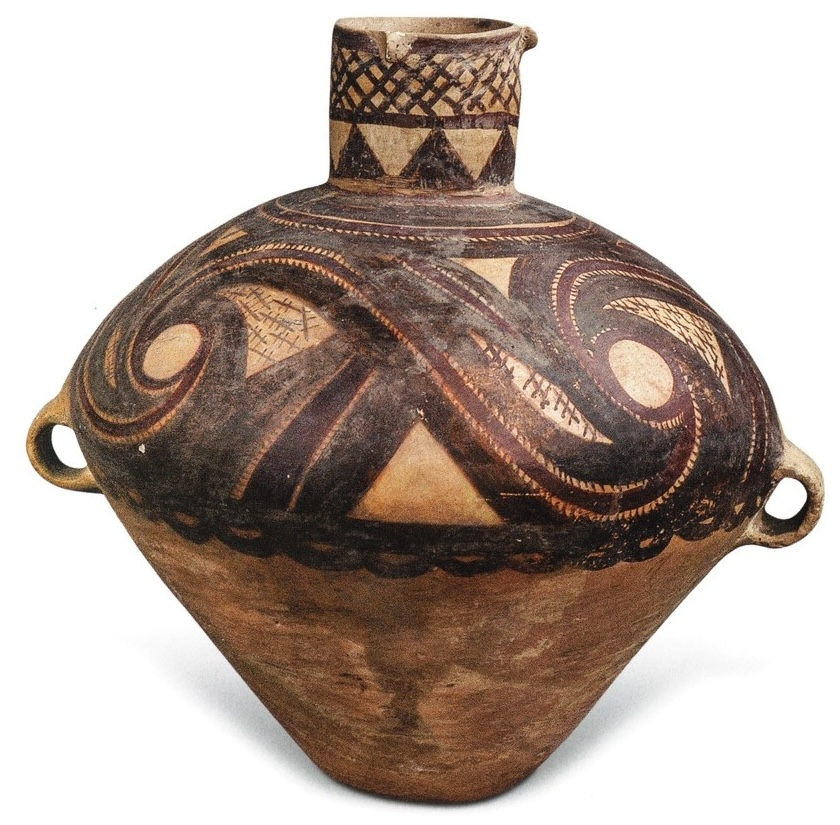
#> input picture images/Banshan_39.jpg, 840 x 825 px; its folder holds only this picture in this run
$ python preprocess.py
#> lines starting #> are read from the running program, lines starting #| are printed output that depends on the picture
from PIL import Image
import os
import pathlib
from glob import glob

directory= "./images"
files = glob(f"{directory}/*.jpg") + glob(f"{directory}/*.png") +glob(f"{directory}/*.tiff") + glob(f"{directory}/*.jpeg")

for file in files:
    im = Image.open(file)
#> im is the input picture: PIL image 840x825 RGB; mean R, G, B 182.5, 168.1, 159.8
    grayscale = im.convert("L")
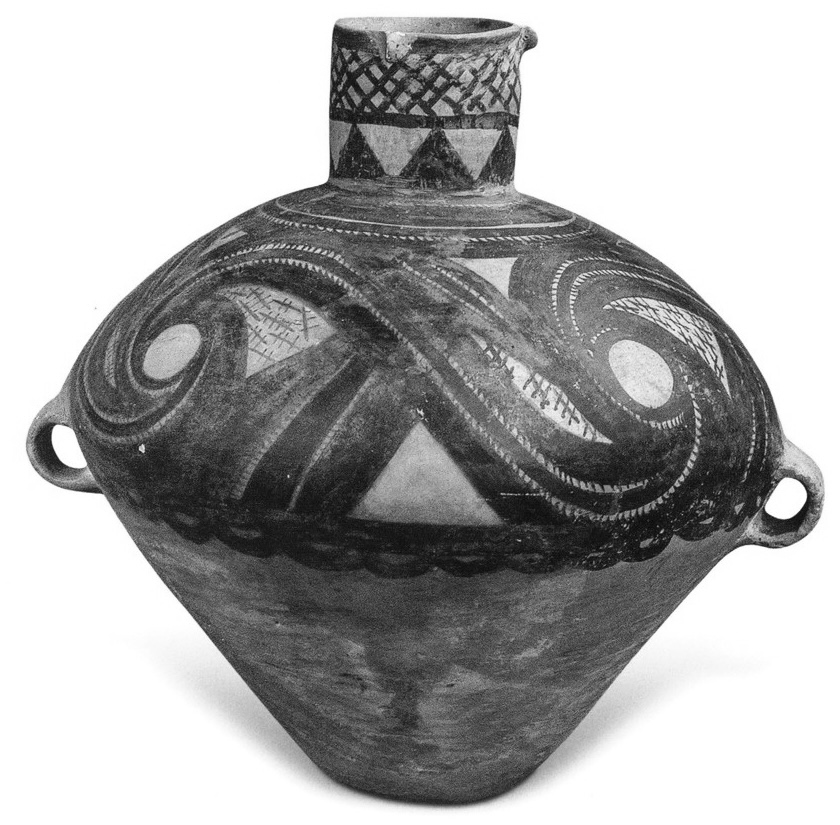
#> grayscale: PIL image 840x825 L; min 7, max 255, mean 171.5

    bw = grayscale
    bw = bw.resize([800,800])
    filename = pathlib.Path(file).stem
    bw.save(f"./preprocessed/{filename}.jpg")

$ run again, on images/Banshan_9.jpg
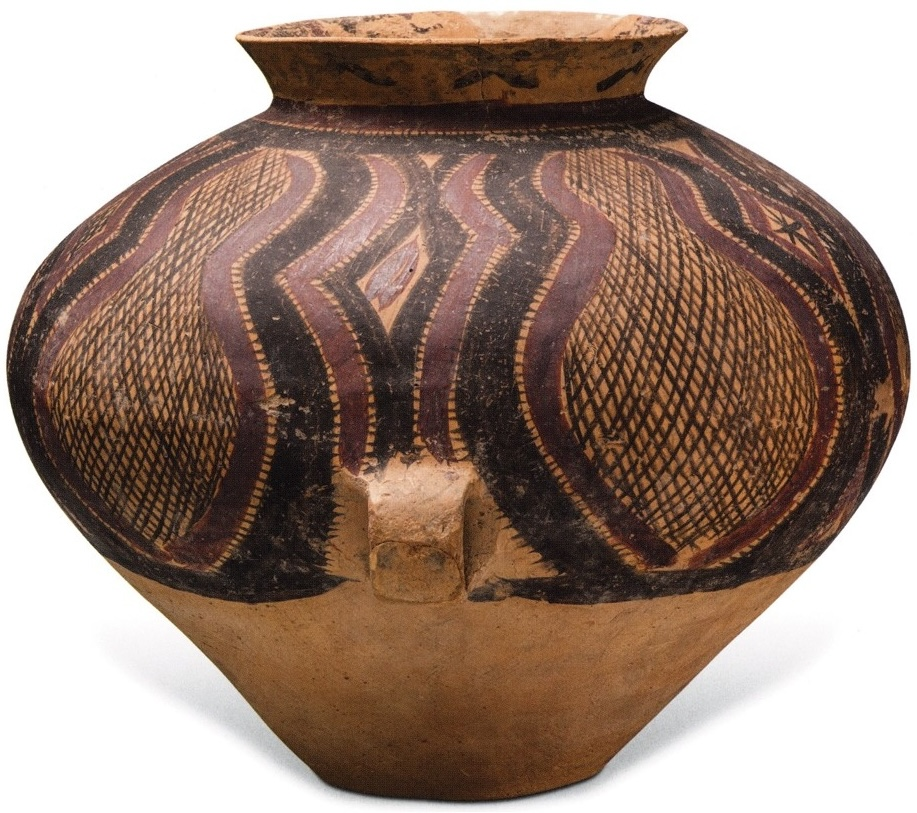
#> input picture images/Banshan_9.jpg, 917 x 813 px
#> im is the input picture: PIL image 917x813 RGB; mean R, G, B 155, 133.4, 121.6
#> `grayscale = im.convert("L")`:
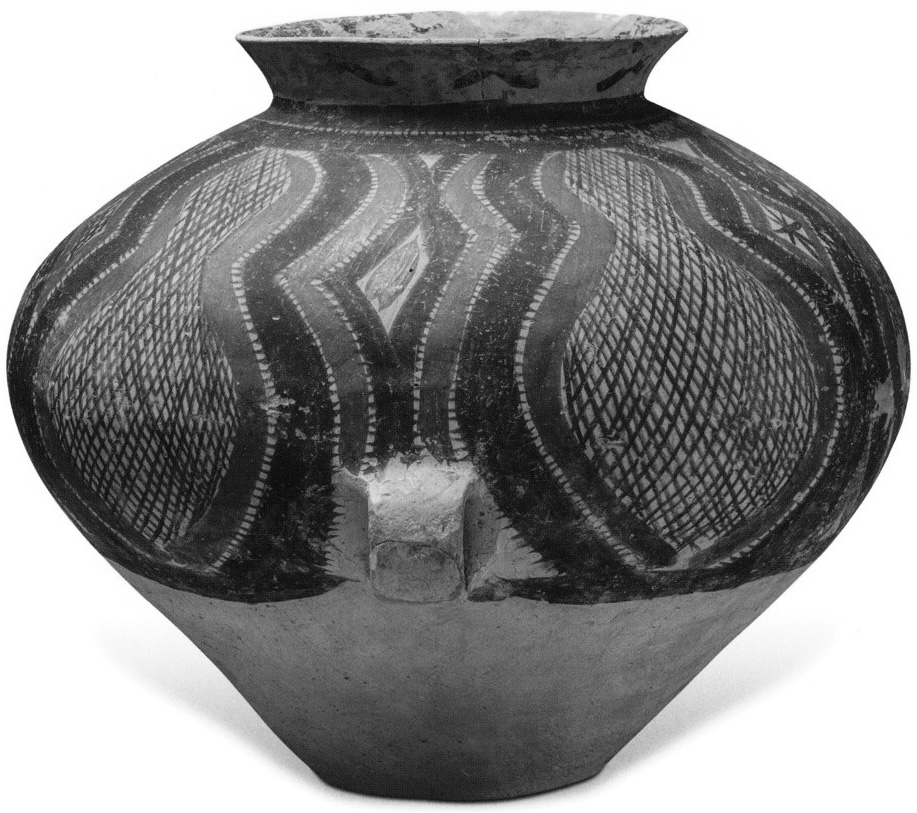
#> grayscale: PIL image 917x813 L; min 2, max 255, mean 138.5
#> `bw = bw.resize([800,800])`:
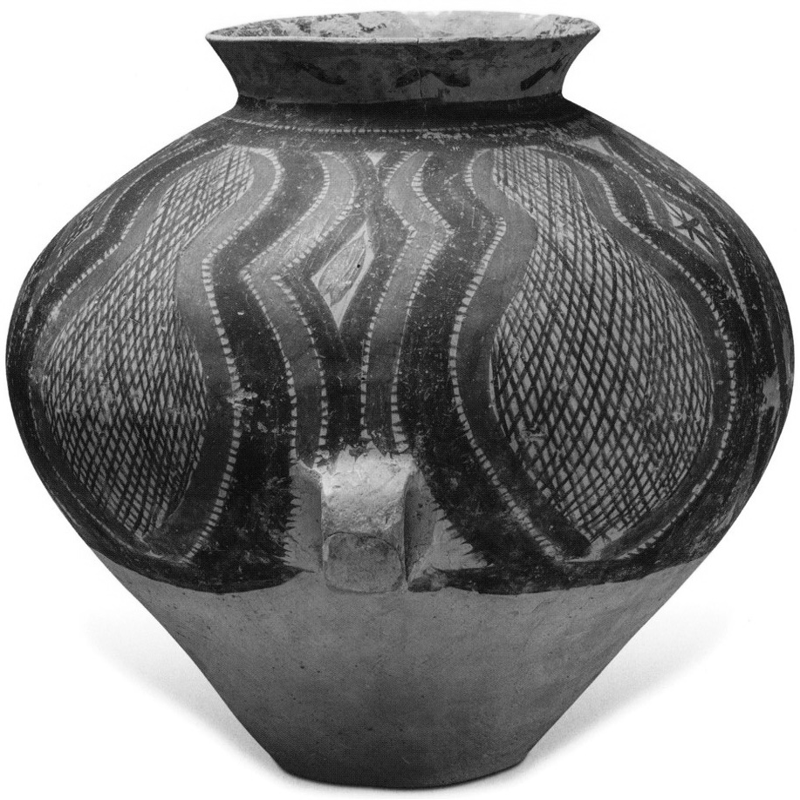
#> bw: PIL image 800x800 L; min 5, max 255, mean 138.5

$ run again, on images/Banshan_94.jpg
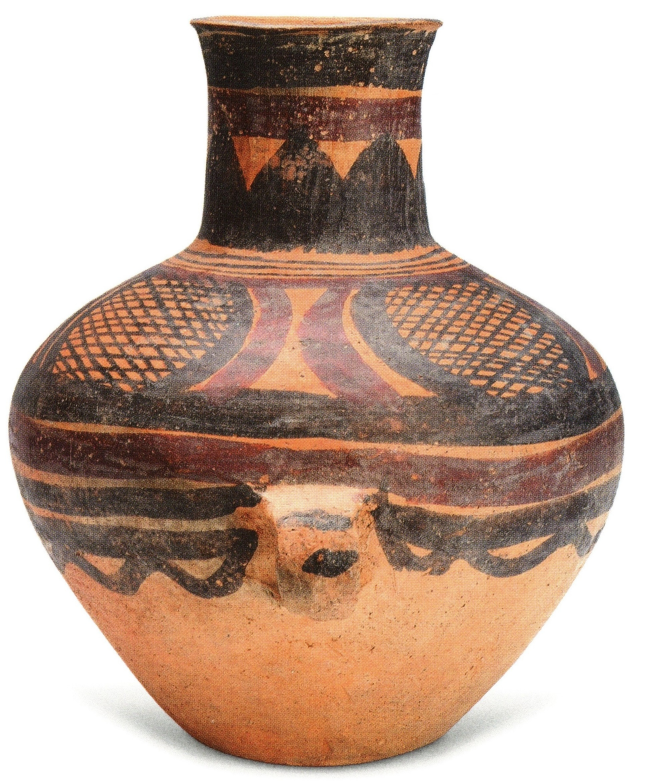
#> input picture images/Banshan_94.jpg, 1949 x 2343 px (shown at 1/3 size)
#> im is the input picture: PIL image 1949x2343 RGB; mean R, G, B 193, 168.5, 154.1
#> `grayscale = im.convert("L")`:
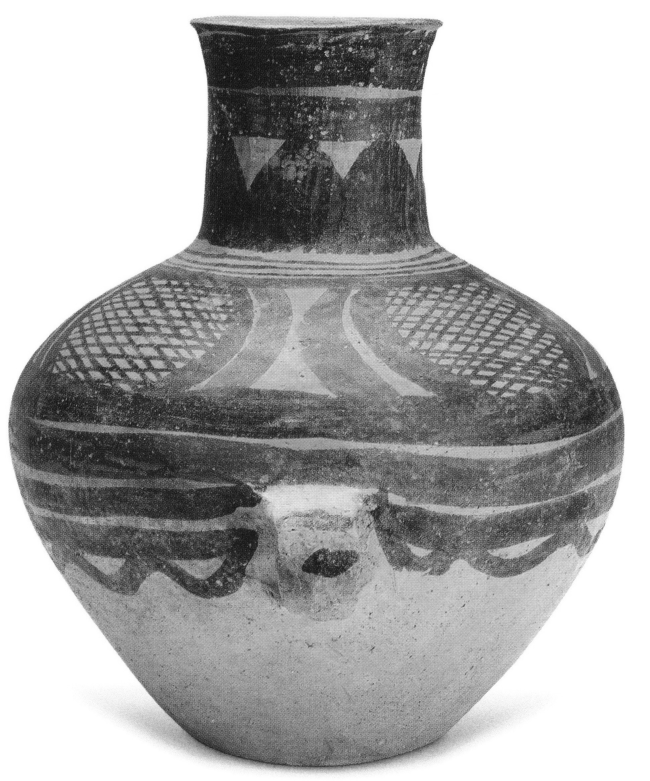
#> grayscale: PIL image 1949x2343 L (shown at 1/3 size); min 0, max 255, mean 174.2
#> `bw = bw.resize([800,800])`:
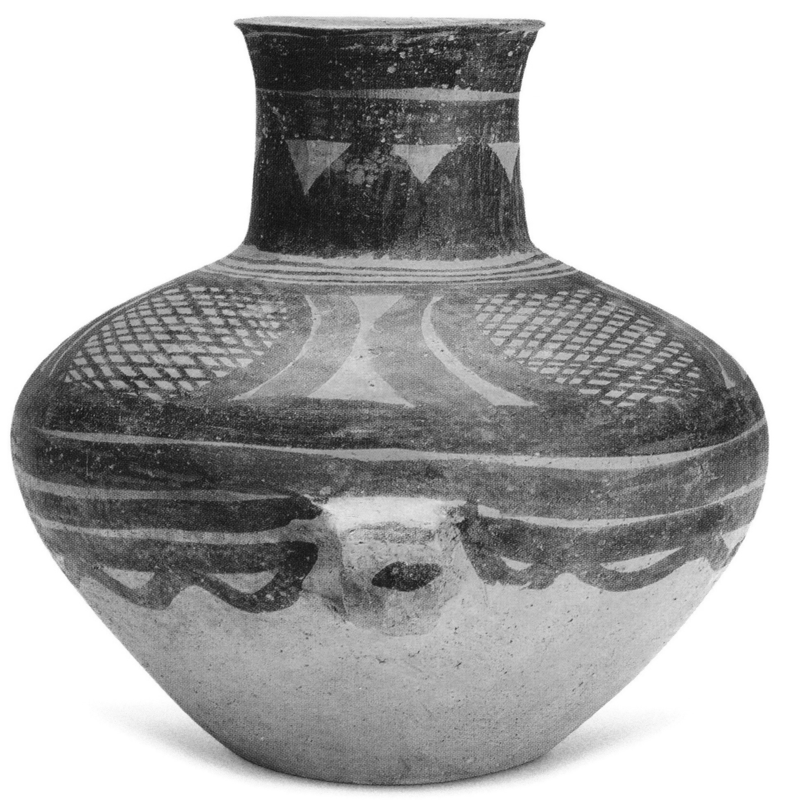
#> bw: PIL image 800x800 L; min 15, max 255, mean 174.2

$ run again, on images/Banshan_95.jpg
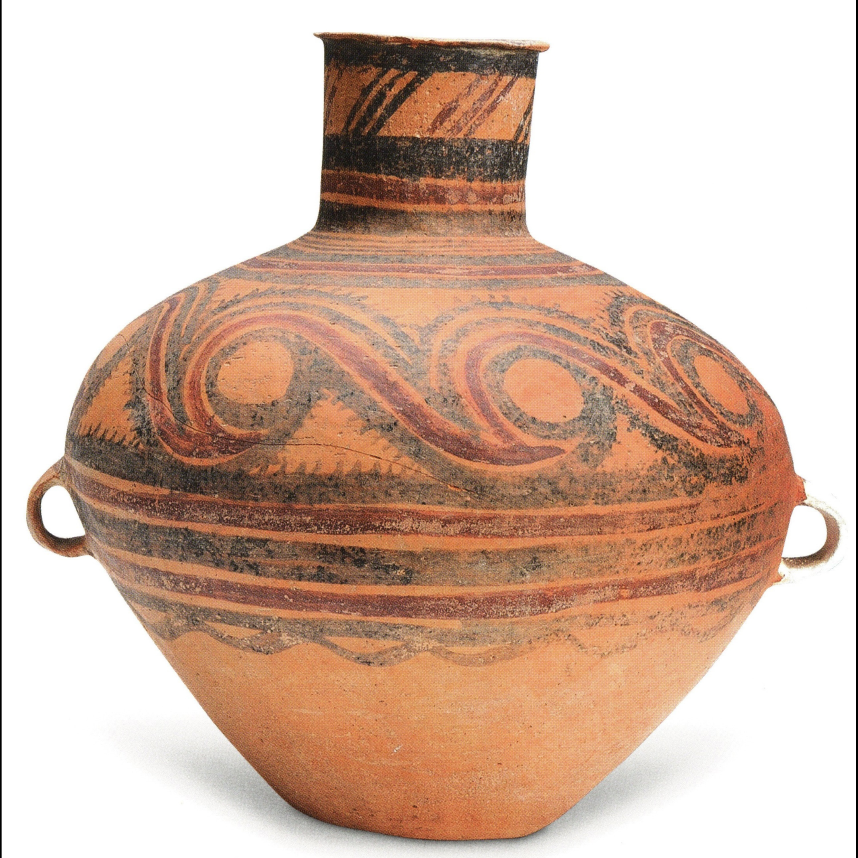
#> input picture images/Banshan_95.jpg, 2573 x 2574 px (shown at 1/3 size)
#> im is the input picture: PIL image 2573x2574 RGB; mean R, G, B 212.8, 185.3, 169.4
#> `grayscale = im.convert("L")`:
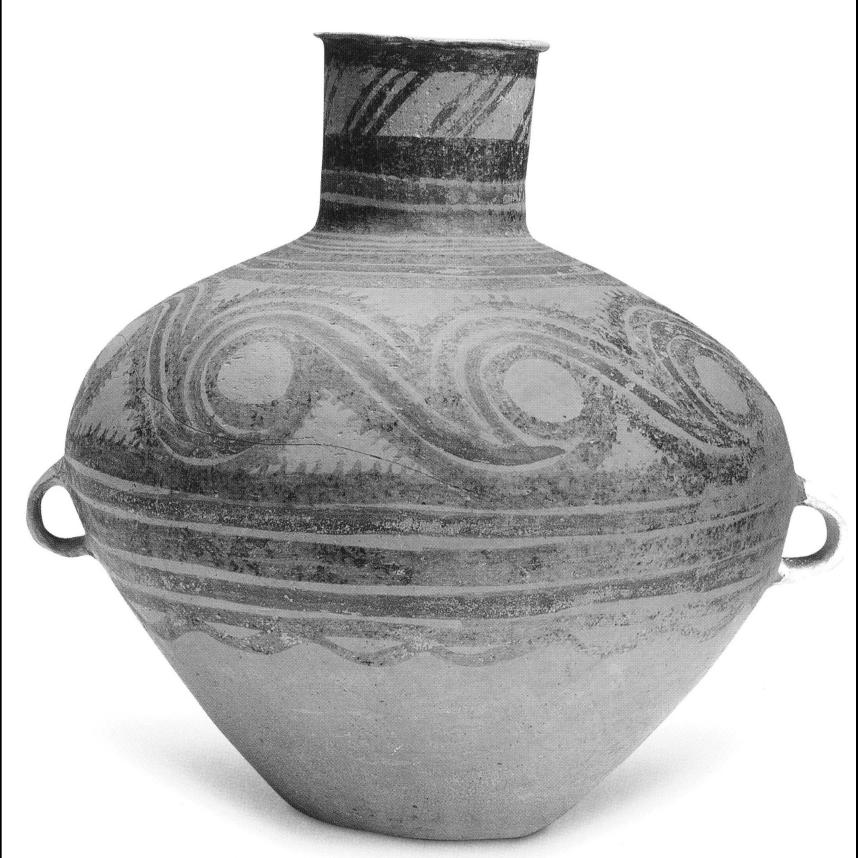
#> grayscale: PIL image 2573x2574 L (shown at 1/3 size); min 0, max 255, mean 191.7
#> `bw = bw.resize([800,800])`:
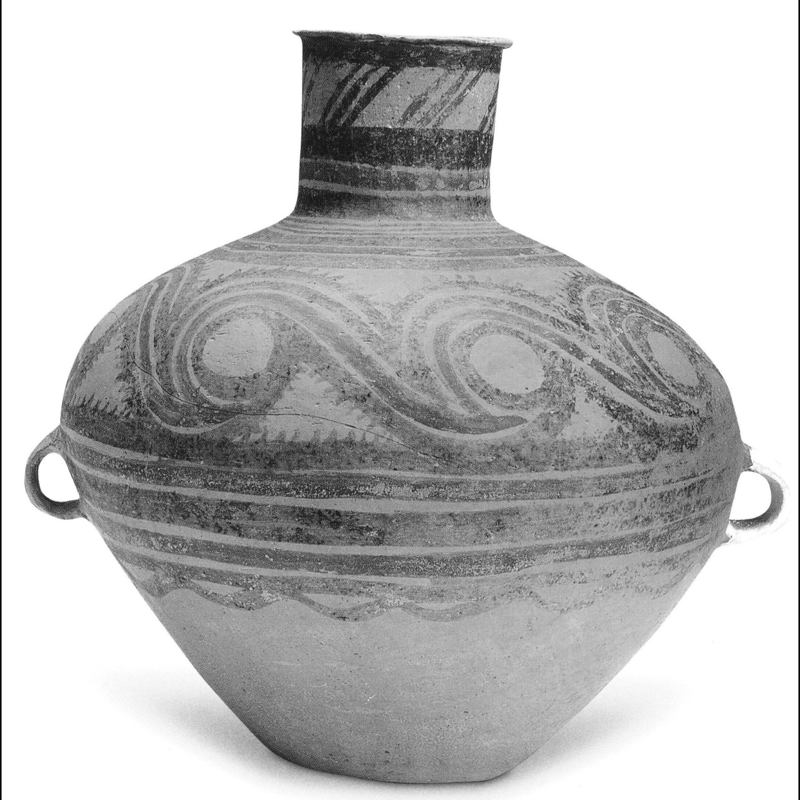
#> bw: PIL image 800x800 L; min 0, max 255, mean 191.7

$ run again, on images/Banshan_71.jpg
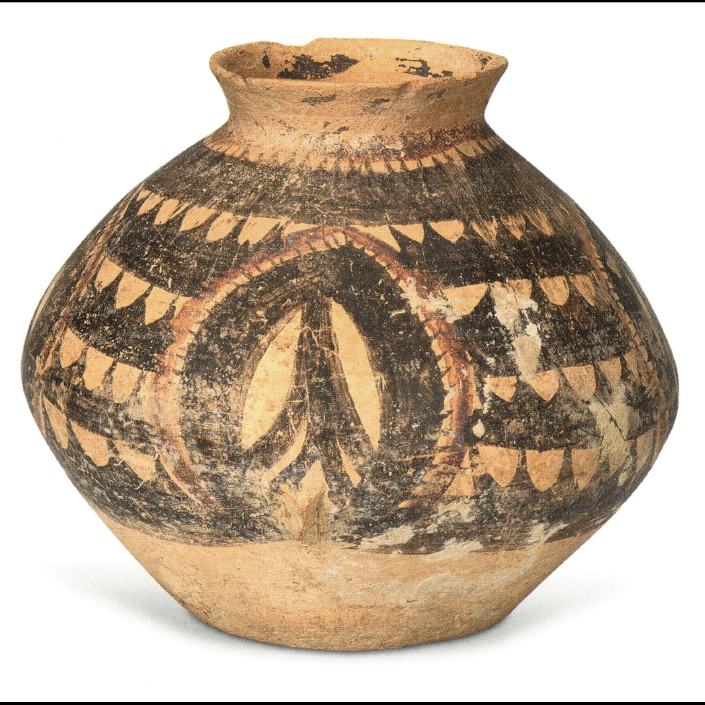
#> input picture images/Banshan_71.jpg, 2114 x 2113 px (shown at 1/3 size)
#> im is the input picture: PIL image 2114x2113 RGB; mean R, G, B 194.7, 177.8, 159.3
#> `grayscale = im.convert("L")`:
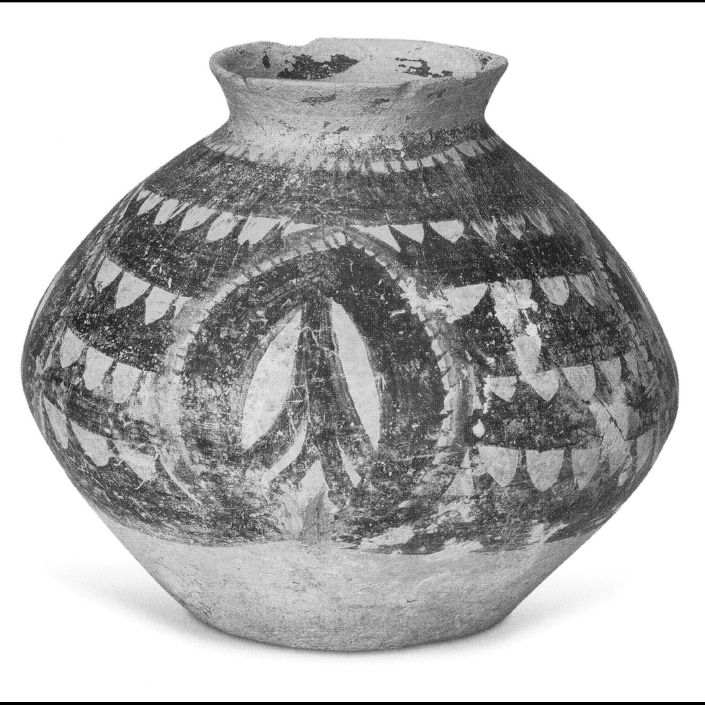
#> grayscale: PIL image 2114x2113 L (shown at 1/3 size); min 0, max 255, mean 180.7
#> `bw = bw.resize([800,800])`:
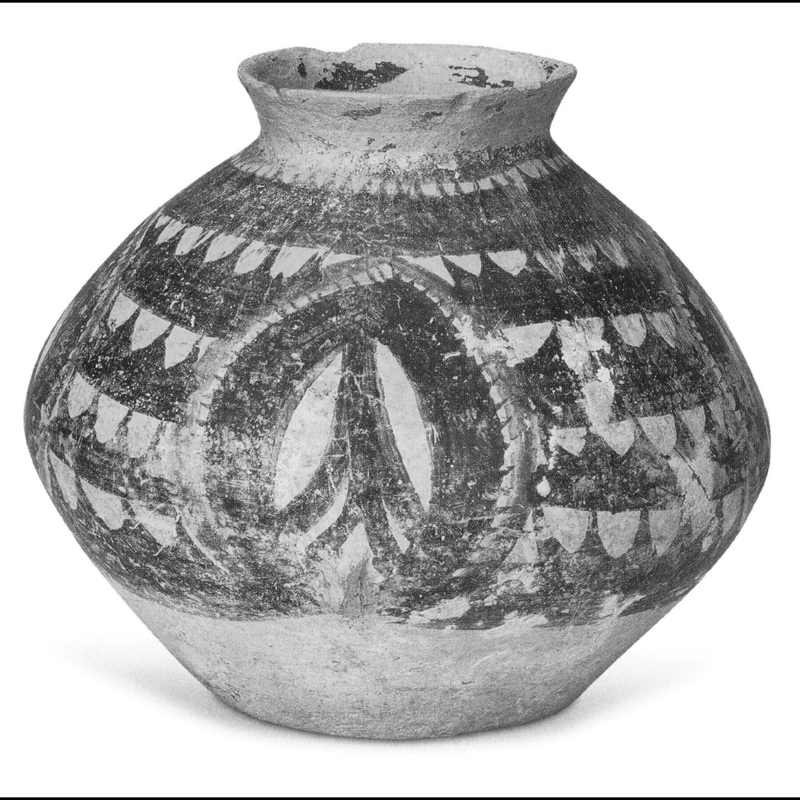
#> bw: PIL image 800x800 L; min 0, max 255, mean 180.7
